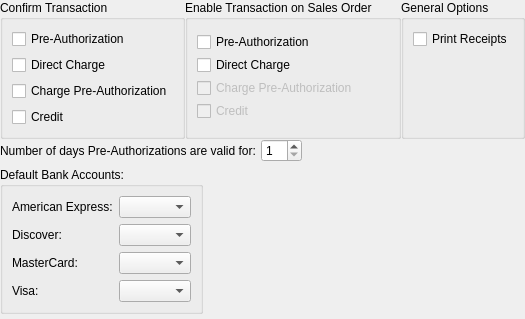
       <widget class="QWidget" name="_generalPage">
        <attribute name="title">
         <string>General</string>
        </attribute>
        <layout class="QVBoxLayout">
         <property name="spacing">
          <number>0</number>
         </property>
         <property name="margin">
          <number>0</number>
         </property>
         <item>
          <layout class="QVBoxLayout">
           <item>
            <layout class="QHBoxLayout">
             <item>
              <layout class="QHBoxLayout">
               <item>
                <widget class="QGroupBox" name="_ccConfirmGroup">
                 <property name="title">
                  <string>Confirm Transaction</string>
                 </property>
                 <layout class="QVBoxLayout">
                  <item>
                   <widget class="QCheckBox" name="_confirmPreauth">
                    <property name="text">
                     <string>Pre-Authorization</string>
                    </property>
                   </widget>
                  </item>
                  <item>
                   <widget class="QCheckBox" name="_confirmCharge">
                    <property name="text">
                     <string>Direct Charge</string>
                    </property>
                   </widget>
                  </item>
                  <item>
                   <widget class="QCheckBox" name="_confirmChargePreauth">
                    <property name="text">
                     <string>Charge Pre-Authorization</string>
                    </property>
                   </widget>
                  </item>
                  <item>
                   <widget class="QCheckBox" name="_confirmCredit">
                    <property name="text">
                     <string>Credit</string>
                    </property>
                   </widget>
                  </item>
                 </layout>
                </widget>
               </item>
               <item>
                <widget class="QGroupBox" name="_ccSoOptionsGroup">
                 <property name="title">
                  <string>Enable Transaction on Sales Order</string>
                 </property>
                 <layout class="QVBoxLayout">
                  <property name="spacing">
                   <number>0</number>
                  </property>
                  <item>
                   <widget class="QCheckBox" name="_enablePreauth">
                    <property name="text">
                     <string>Pre-Authorization</string>
                    </property>
                   </widget>
                  </item>
                  <item>
                   <widget class="QCheckBox" name="_enableCharge">
                    <property name="text">
                     <string>Direct Charge</string>
                    </property>
                   </widget>
                  </item>
                  <item>
                   <widget class="QCheckBox" name="_enableChargePreauth">
                    <property name="enabled">
                     <bool>false</bool>
                    </property>
                    <property name="text">
                     <string>Charge Pre-Authorization</string>
                    </property>
                   </widget>
                  </item>
                  <item>
                   <widget class="QCheckBox" name="_enableCredit">
                    <property name="enabled">
                     <bool>false</bool>
                    </property>
                    <property name="text">
                     <string>Credit</string>
                    </property>
                   </widget>
                  </item>
                 </layout>
                </widget>
               </item>
               <item>
                <widget class="QGroupBox" name="_ccGeneralOptionsGroup">
                 <property name="title">
                  <string>General Options</string>
                 </property>
                 <layout class="QVBoxLayout">
                  <item>
                   <widget class="QCheckBox" name="_printReceipt">
                    <property name="text">
                     <string>Print Receipts</string>
                    </property>
                   </widget>
                  </item>
                  <item>
                   <spacer>
                    <property name="orientation">
                     <enum>Qt::Vertical</enum>
                    </property>
                    <property name="sizeHint" stdset="0">
                     <size>
                      <width>20</width>
                      <height>0</height>
                     </size>
                    </property>
                   </spacer>
                  </item>
                 </layout>
                </widget>
               </item>
              </layout>
             </item>
            </layout>
           </item>
           <item>
            <layout class="QHBoxLayout">
             <property name="spacing">
              <number>5</number>
             </property>
             <item>
              <widget class="QLabel" name="_ccValidDaysLit">
               <property name="text">
                <string>Number of days Pre-Authorizations are valid for:</string>
               </property>
              </widget>
             </item>
             <item>
              <widget class="QSpinBox" name="_ccValidDays">
               <property name="minimum">
                <number>1</number>
               </property>
               <property name="maximum">
                <number>30</number>
               </property>
              </widget>
             </item>
             <item>
              <spacer>
               <property name="orientation">
                <enum>Qt::Horizontal</enum>
               </property>
               <property name="sizeType">
                <enum>QSizePolicy::MinimumExpanding</enum>
               </property>
               <property name="sizeHint" stdset="0">
                <size>
                 <width>0</width>
                 <height>20</height>
                </size>
               </property>
              </spacer>
             </item>
            </layout>
           </item>
           <item>
            <layout class="QHBoxLayout" name="horizontalLayout_2">
             <property name="topMargin">
              <number>5</number>
             </property>
             <property name="bottomMargin">
              <number>5</number>
             </property>
             <item>
              <widget class="QGroupBox" name="_ccardBanks">
               <property name="title">
                <string>Default Bank Accounts:</string>
               </property>
               <layout class="QFormLayout" name="formLayout_2">
                <item row="0" column="0">
                 <widget class="XLabel" name="_amexBankLit">
                  <property name="text">
                   <string>American Express:</string>
                  </property>
                  <property name="buddy">
                   <cstring>_amexBank</cstring>
                  </property>
                 </widget>
                </item>
                <item row="0" column="1">
                 <widget class="XComboBox" name="_amexBank">
                  <property name="allowNull">
                   <bool>true</bool>
                  </property>
                  <property name="nullStr">
                   <string>[ Don't accept this card ]</string>
                  </property>
                  <property name="type">
                   <enum>XComboBox::ARBankAccounts</enum>
                  </property>
                 </widget>
                </item>
                <item row="1" column="0">
                 <widget class="XLabel" name="_discoverBankLit">
                  <property name="text">
                   <string>Discover:</string>
                  </property>
                  <property name="buddy">
                   <cstring>_discoverBank</cstring>
                  </property>
                 </widget>
                </item>
                <item row="1" column="1">
                 <widget class="XComboBox" name="_discoverBank">
                  <property name="allowNull">
                   <bool>true</bool>
                  </property>
                  <property name="nullStr">
                   <string>[ Don't accept this card ]</string>
                  </property>
                  <property name="type">
                   <enum>XComboBox::ARBankAccounts</enum>
                  </property>
                 </widget>
                </item>
                <item row="2" column="0">
                 <widget class="XLabel" name="_mastercardBankLit">
                  <property name="text">
                   <string>MasterCard:</string>
                  </property>
                  <property name="buddy">
                   <cstring>_mastercardBank</cstring>
                  </property>
                 </widget>
                </item>
                <item row="2" column="1">
                 <widget class="XComboBox" name="_mastercardBank">
                  <property name="allowNull">
                   <bool>true</bool>
                  </property>
                  <property name="nullStr">
                   <string>[ Don't accept this card ]</string>
                  </property>
                  <property name="type">
                   <enum>XComboBox::ARBankAccounts</enum>
                  </property>
                 </widget>
                </item>
                <item row="3" column="0">
                 <widget class="XLabel" name="_visaBankLit">
                  <property name="text">
                   <string>Visa:</string>
                  </property>
                  <property name="buddy">
                   <cstring>_visaBank</cstring>
                  </property>
                 </widget>
                </item>
                <item row="3" column="1">
                 <widget class="XComboBox" name="_visaBank">
                  <property name="allowNull">
                   <bool>true</bool>
                  </property>
                  <property name="nullStr">
                   <string>[ Don't accept this card ]</string>
                  </property>
                  <property name="type">
                   <enum>XComboBox::ARBankAccounts</enum>
                  </property>
                 </widget>
                </item>
               </layout>
              </widget>
             </item>
             <item>
              <spacer name="horizontalSpacer_3">
               <property name="orientation">
                <enum>Qt::Horizontal</enum>
               </property>
               <property name="sizeHint" stdset="0">
                <size>
                 <width>40</width>
                 <height>20</height>
                </size>
               </property>
              </spacer>
             </item>
            </layout>
           </item>
           <item>
            <spacer>
             <property name="orientation">
              <enum>Qt::Vertical</enum>
             </property>
             <property name="sizeHint" stdset="0">
              <size>
               <width>20</width>
               <height>0</height>
              </size>
             </property>
            </spacer>
           </item>
          </layout>
         </item>
        </layout>
       </widget>
